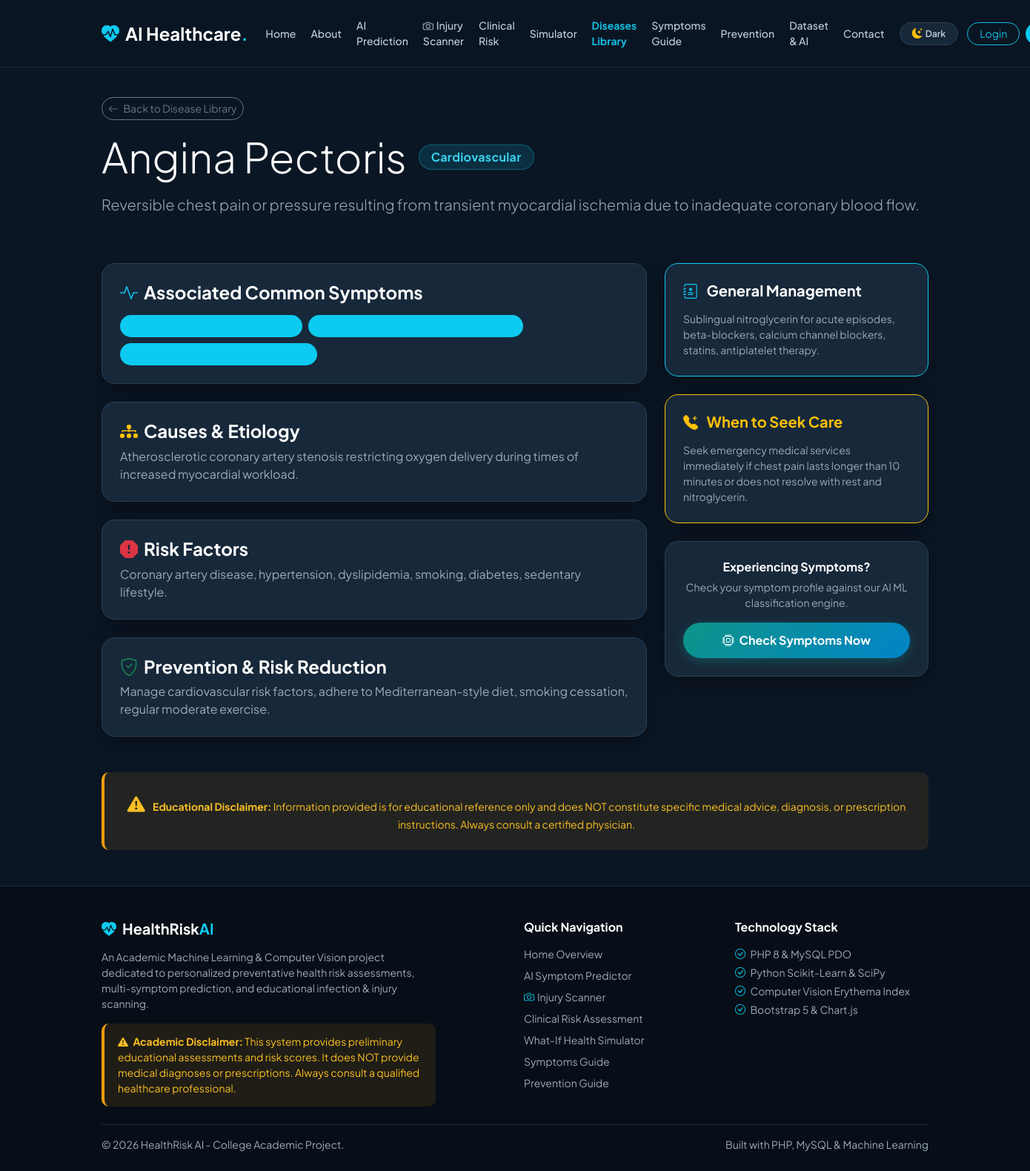
The page /disease_detail.php?id=31 on the database its author committed.
### tables this page shows
CREATE TABLE `diseases` (
  `id` INT AUTO_INCREMENT PRIMARY KEY,
  `name` VARCHAR(100) NOT NULL UNIQUE,
  `category` VARCHAR(100) NOT NULL,
  `short_description` TEXT NOT NULL,
  `causes` TEXT NOT NULL,
  `risk_factors` TEXT NOT NULL,
  `prevention` TEXT NOT NULL,
  `management` TEXT NOT NULL,
  `when_to_seek_care` TEXT NOT NULL,
  INDEX `idx_diseases_category` (`category`),
  INDEX `idx_diseases_name` (`name`)
);

### includes/functions.php (called while the page is built, shortened)
<?php
function sanitize($data) {
    return htmlspecialchars(trim($data), ENT_QUOTES, 'UTF-8');
}

### disease_detail.php (the view, shortened to what this page needs)
<?php
require_once __DIR__ . '/includes/header.php';
require_once __DIR__ . '/includes/functions.php';
$pdo = get_db_connection();
$id = isset($_GET['id']) ? intval($_GET['id']) : 0;
$name = isset($_GET['name']) ? trim($_GET['name']) : '';
$disease = null;
$symptoms = [];
if ($pdo) {
    try {
        if ($id > 0) {
            $stmt = $pdo->prepare("SELECT * FROM diseases WHERE id = ?");
            $stmt->execute([$id]);
            $disease = $stmt->fetch();
        } elseif ($name !== '') {
            $stmt = $pdo->prepare("SELECT * FROM diseases WHERE name LIKE ?");
            $stmt->execute(['%' . $name . '%']);
            $disease = $stmt->fetch();
        }
        if ($disease) {
            $sym_stmt = $pdo->prepare("
                SELECT s.* FROM symptoms s
                JOIN disease_symptoms ds ON s.id = ds.symptom_id
                WHERE ds.disease_id = ?
            ");
            $sym_stmt->execute([$disease['id']]);
            $symptoms = $sym_stmt->fetchAll();
        }
    } catch (PDOException $e) {
        $disease = null;
    }
}
?>
<div class="row py-3">
    <div class="col-lg-12">
        <a href="diseases.php" class="btn btn-outline-secondary btn-sm rounded-pill mb-3">
            <i class="bi bi-arrow-left me-1"></i> Back to Disease Library
        </a>
        <div class="d-flex align-items-center gap-3">
            <h1 class="display-4 fw-extrabold mb-0"><?= sanitize($disease['name']) ?></h1>
            <span class="badge hero-badge px-3 py-2 rounded-pill fw-bold fs-6"><?= sanitize($disease['category']) ?></span>
        </div>
        <p class="lead text-muted mt-3"><?= sanitize($disease['short_description']) ?></p>
    </div>
</div>
<div class="row g-4 my-2">
    <div class="col-lg-8">
        <div class="card-custom p-4 mb-4">
            <h4 class="fw-bold mb-3 d-flex align-items-center">
                <i class="bi bi-activity text-info me-2"></i> Associated Common Symptoms
            </h4>
            <div class="d-flex flex-wrap gap-2">
                <?php if (!empty($symptoms)): ?>
                    <?php foreach ($symptoms as $s): ?>
                        <span class="badge bg-info bg-opacity-20 text-info border border-info border-opacity-25 px-3 py-2 rounded-pill">
                        </span>
                    <?php endforeach; ?>
                <?php else: ?>
                    <span class="text-muted small">Standard clinical symptom constellation.</span>
                <?php endif; ?>
            </div>
        </div>
        <div class="card-custom p-4 mb-4">
            <h4 class="fw-bold mb-2 d-flex align-items-center">
                <i class="bi bi-diagram-3-fill text-warning me-2"></i> Causes & Etiology
            </h4>
            <p class="text-muted mb-0"><?= sanitize($disease['causes']) ?></p>
        </div>
        <div class="card-custom p-4 mb-4">
            <h4 class="fw-bold mb-2 d-flex align-items-center">
                <i class="bi bi-exclamation-octagon-fill text-danger me-2"></i> Risk Factors
            </h4>
            <p class="text-muted mb-0"><?= sanitize($disease['risk_factors']) ?></p>
        </div>
        <div class="card-custom p-4 mb-4">
            <h4 class="fw-bold mb-2 d-flex align-items-center">
                <i class="bi bi-shield-check text-success me-2"></i> Prevention & Risk Reduction
            </h4>
            <p class="text-muted mb-0"><?= sanitize($disease['prevention']) ?></p>
        </div>
    </div>
    <div class="col-lg-4">
        <div class="card-custom p-4 mb-4 border-info">
            <h5 class="fw-bold mb-3"><i class="bi bi-journal-medical text-info me-2"></i> General Management</h5>
            <p class="small text-muted mb-0"><?= sanitize($disease['management']) ?></p>
        </div>
        <div class="card-custom p-4 mb-4 border-warning">
            <h5 class="fw-bold text-warning mb-3"><i class="bi bi-telephone-plus-fill me-2"></i> When to Seek Care</h5>
            <p class="small text-muted mb-0"><?= sanitize($disease['when_to_seek_care']) ?></p>
        </div>
        <div class="card-custom p-4 text-center">
            <h6 class="fw-bold mb-2">Experiencing Symptoms?</h6>
            <p class="small text-muted mb-3">Check your symptom profile against our AI ML classification engine.</p>
            <a href="prediction.php" class="btn btn-primary-custom w-100 rounded-pill"><i class="bi bi-cpu me-1"></i> Check Symptoms Now</a>
        </div>
    </div>
</div>
<div class="disclaimer-banner my-4 p-4 text-center">
    <i class="bi bi-exclamation-triangle-fill fs-4 me-2"></i>
    <strong>Educational Disclaimer:</strong> Information provided is for educational reference only and does NOT constitute specific medical advice, diagnosis, or prescription instructions. Always consult a certified physician.
</div>
<?php
require_once __DIR__ . '/includes/footer.php';
?>

### assets/css/style.css (style rules this page uses)
:root, [data-theme="dark"], [data-bs-theme="dark"] { --accent-primary: #12bfe3; --accent-primary-hover: #0aa6c5; --accent-secondary: #0d9488; --accent-secondary-hover: #0f766e; --accent-teal: #0d9488; --accent-teal-hover: #0f766e; --accent-cyan: #12bfe3; --accent-cyan-hover: #0aa6c5; --accent-blue: #0284c7; --accent-amber: #f59e0b; --accent-rose: #f43f5e; --accent-green: #10b981; --color-danger: #ef4444; --color-warning: #f59e0b; --color-success: #10b981; --color-info: #12bfe3; --accent: #12bfe3; --accent-dark: #0aa6c5; --button-text: #ffffff; --bg-primary: #0b1624; --bg-secondary: #111f30; --bg-card: #17283a; --bg-card-hover: #1c2e42; --bg-card-subtle: #0f1c2b; --bg-input: #0f1c2b; --text-input: #ffffff; --bg-body: #0b1624; --bg-main: #0b1624; --bg-surface: #111f30; --card-bg: #17283a; --card-border: #2b4054; --border-color: #2b4054; --border-subtle: rgba(255, 255, 255, 0.08); --border-card: #2b4054; --border-input: #334a60; --border-focus: #12bfe3; --text-primary: #ffffff; --text-heading: #ffffff; --text-secondary: #c3cfdd; --text-main: #c3cfdd; --text-muted: #9aaabd; --navbar-bg: rgba(11, 22, 36, 0.94); --navbar-text: #c3cfdd; --footer-bg: #070e17; --footer-heading: #ffffff; --footer-text: #9aaabd; --footer-border: #1a2938; --hero-bg: linear-gradient(135deg, #0b1624 0%, #17283a 55%, #0f3545 100%); --hero-gradient: linear-gradient(135deg, #0b1624 0%, #17283a 55%, #0f3545 100%); --hero-heading: #ffffff; --hero-text: #c3cfdd; --hero-badge-bg: rgba(18, 191, 227, 0.15); --hero-badge-text: #38d3f2; --hero-badge-border: rgba(18, 191, 227, 0.35); --hero-btn-sec-color: #ffffff; --hero-btn-sec-border: rgba(255, 255, 255, 0.35); --hero-btn-sec-hover: rgba(255, 255, 255, 0.12); --shadow: rgba(0, 0, 0, 0.3); --shadow-sm: 0 2px 8px rgba(0, 0, 0, 0.3); --shadow-md: 0 6px 20px rgba(0, 0, 0, 0.4); --shadow-lg: 0 12px 36px rgba(0, 0, 0, 0.55); --shadow-card: 0 10px 30px -5px rgba(0, 0, 0, 0.45); --shadow-elevated: 0 20px 40px -10px rgba(0, 0, 0, 0.6); --tile-bg-unselected: #111f30; --tile-border-unselected: #1f3347; --tile-text-unselected: #9aaabd; --tile-hover-bg: #17283a; --tile-hover-border: #334a60; --tile-bg-selected: linear-gradient(135deg, #0f4c5c 0%, #0c3852 100%); --tile-border-selected: #12bfe3; --tile-text-selected: #ffffff; --tile-shadow-selected: 0 8px 24px -4px rgba(18, 191, 227, 0.4), inset 0 1px 0 rgba(255, 255, 255, 0.35); --tile-indicator-bg: #12bfe3; --tile-indicator-color: #0b1624; }
body { font-family: 'Plus Jakarta Sans', -apple-system, BlinkMacSystemFont, sans-serif; background-color: var(--bg-main); color: var(--text-main); display: flex; flex-direction: column; min-height: 100vh; transition: background-color 0.25s ease, color 0.25s ease; }
h1, h2, h3, h4, h5, h6, .text-heading { color: var(--text-heading); transition: color 0.2s ease; }
.text-muted { color: var(--text-muted) !important; }
.card-custom { background: var(--bg-card); border: 1px solid var(--border-card); border-radius: 18px; box-shadow: var(--shadow-card); color: var(--text-main); transition: transform 0.25s ease, box-shadow 0.25s ease, background-color 0.25s ease, border-color 0.25s ease; }
.hero-badge { background: var(--hero-badge-bg) !important; color: var(--hero-badge-text) !important; border: 1px solid var(--hero-badge-border) !important; font-weight: 700; letter-spacing: 0.02em; }
.btn-primary-custom { background: linear-gradient(135deg, #0d9488 0%, #0284c7 100%); color: #ffffff !important; font-weight: 700; border-radius: 12px; border: none; padding: 12px 28px; box-shadow: 0 4px 14px rgba(13, 148, 136, 0.35); transition: all 0.25s ease; }
.disclaimer-banner { background: rgba(245, 158, 11, 0.08); border-left: 4px solid var(--accent-amber); color: #b45309; padding: 14px 18px; border-radius: 10px; font-size: 0.875rem; }
[data-theme="dark"] .disclaimer-banner { background: rgba(245, 158, 11, 0.1); color: #fbbf24; }

### rows shown on the page
diseases: name "Angina Pectoris", category "Cardiovascular", short_description "Reversible chest pain or pressure resulting from transient myocardial ischemia due to inadequate coronary blood flow.", causes "Atherosclerotic coronary artery stenosis restricting oxygen delivery during times of increased myocardial workload.", risk_factors "Coronary artery disease, hypertension, dyslipidemia, smoking, diabetes, sedentary lifestyle.", prevention "Manage cardiovascular risk factors, adhere to Mediterranean-style diet, smoking cessation, regular moderate exercise.", management "Sublingual nitroglycerin for acute episodes, beta-blockers, calcium channel blockers, statins, antiplatelet therapy.", when_to_seek_care "Seek emergency medical services immediately if chest pain lasts longer than 10 minutes or does not resolve with rest and nitroglycerin."
